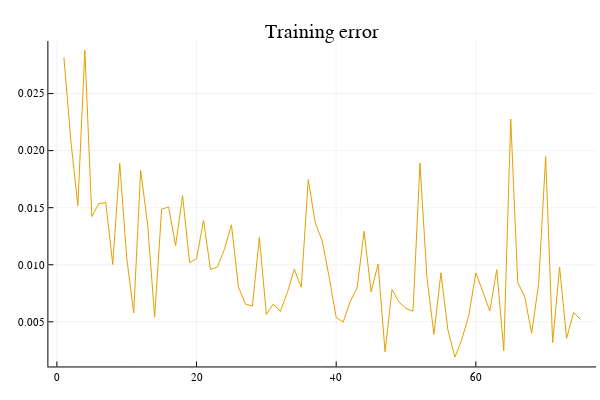

Source (notebook cell):
### Code cell
tre = []
# vde = []
# tse = []
# ats = []
cnn_acc = get_acc(model)
@time for epoch=1:75
	push!(tre, train!(loss, ps, data, opt))
	# push!(vde, loss(x_valid, y_valid))
	# push!(tse, loss(x_test, y_test))
	# push!(ats, cnn_acc(x_test, y_test))
end
plot(
    plot(tre, title="Training error")
    # , plot(vde, title="Validation error")
    # , plot(tse, title="Test error")
    # , plot(ats, title="Test accuracy")
    , legend = false
)

### Figure 1 — Plotly figure (JSON) as saved in the notebook; plotly's stock layout.template omitted (floating-point values rounded to 4 significant figures)
{"data": [{"colorbar": {"title": ""}, "legendgroup": "y1", "line": {"color": "rgba(230, 159, 0, 1.000)", "dash": "solid", "shape": "linear", "width": 1}, "mode": "lines", "name": "y1", "showlegend": true, "type": "scatter", "x": [1, 2, 3, 4, 5, 6, 7, 8, 9, 10, 11, 12, 13, 14, 15, 16, 17, 18, 19, 20, 21, 22, 23, 24, 25, 26, 27, 28, 29, 30, 31, 32, 33, 34, 35, 36, 37, 38, 39, 40, 41, 42, 43, 44, 45, 46, 47, 48, 49, 50, 51, 52, 53, 54, 55, 56, 57, 58, 59, 60, 61, 62, 63, 64, 65, 66, 67, 68, 69, 70, 71, 72, 73, 74, 75], "xaxis": "x", "y": [0.02817, 0.02087, 0.01519, 0.02879, 0.01422, 0.01535, 0.01545, 0.01002, 0.01889, 0.01059, 0.005776, 0.01825, 0.01351, 0.005414, 0.01487, 0.01506, 0.01168, 0.01606, 0.01019, 0.01053, 0.01389, 0.009585, 0.009809, 0.01139, 0.0135, 0.00806, 0.006558, 0.006386, 0.01239, 0.005654, 0.006561, 0.005909, 0.007546, 0.00961, 0.008025, 0.01745, 0.01368, 0.01208, 0.008902, 0.00538, 0.004982, 0.006768, 0.007982, 0.01293, 0.007627, 0.01005, 0.002379, 0.007831, 0.006732, 0.006172, 0.005921, 0.01891, 0.008865, 0.003903, 0.009289, 0.004299, 0.001896, 0.003475, 0.005592, 0.009283, 0.007646, 0.005948, 0.009572, 0.002474, 0.02276, 0.008462, 0.007197, 0.004005, 0.008367, 0.01948, 0.00317, 0.009795, 0.00355, 0.005818, 0.005203], "yaxis": "y", "zmax": null, "zmin": null}], "layout": {"annotations": [{"font": {"color": "rgba(0, 0, 0, 1.000)", "family": "sans-serif", "size": 20}, "rotation": 0, "showarrow": false, "text": "Training error", "x": 0.537, "xanchor": "center", "xref": "paper", "y": 1, "yanchor": "top", "yref": "paper"}], "height": 400, "margin": {"b": 20, "l": 0, "r": 0, "t": 20}, "paper_bgcolor": "rgba(255, 255, 255, 1.000)", "plot_bgcolor": "rgba(255, 255, 255, 1.000)", "showlegend": false, "width": 600, "xaxis": {"anchor": "y", "domain": [0.08064, 0.9934], "gridcolor": "rgba(0, 0, 0, 0.100)", "gridwidth": 0.5, "linecolor": "rgba(0, 0, 0, 1.000)", "mirror": false, "range": [-1.22, 77.22], "showgrid": true, "showline": true, "showticklabels": true, "tickangle": 0, "tickcolor": "rgb(0, 0, 0)", "tickfont": {"color": "rgba(0, 0, 0, 1.000)", "family": "sans-serif", "size": 11}, "tickmode": "array", "ticks": "inside", "ticktext": ["0", "20", "40", "60"], "tickvals": [0, 20, 40, 60], "title": "", "titlefont": {"color": "rgba(0, 0, 0, 1.000)", "family": "sans-serif", "size": 15}, "type": "-", "visible": true, "zeroline": false, "zerolinecolor": "rgba(0, 0, 0, 1.000)"}, "yaxis": {"anchor": "x", "domain": [0.03762, 0.9415], "gridcolor": "rgba(0, 0, 0, 0.100)", "gridwidth": 0.5, "linecolor": "rgba(0, 0, 0, 1.000)", "mirror": false, "range": [0.001089, 0.0296], "showgrid": true, "showline": true, "showticklabels": true, "tickangle": 0, "tickcolor": "rgb(0, 0, 0)", "tickfont": {"color": "rgba(0, 0, 0, 1.000)", "family": "sans-serif", "size": 11}, "tickmode": "array", "ticks": "inside", "ticktext": ["0.005", "0.010", "0.015", "0.020", "0.025"], "tickvals": [0.005, 0.01, 0.015, 0.02, 0.025], "title": "", "titlefont": {"color": "rgba(0, 0, 0, 1.000)", "family": "sans-serif", "size": 15}, "type": "-", "visible": true, "zeroline": false, "zerolinecolor": "rgba(0, 0, 0, 1.000)"}}}
